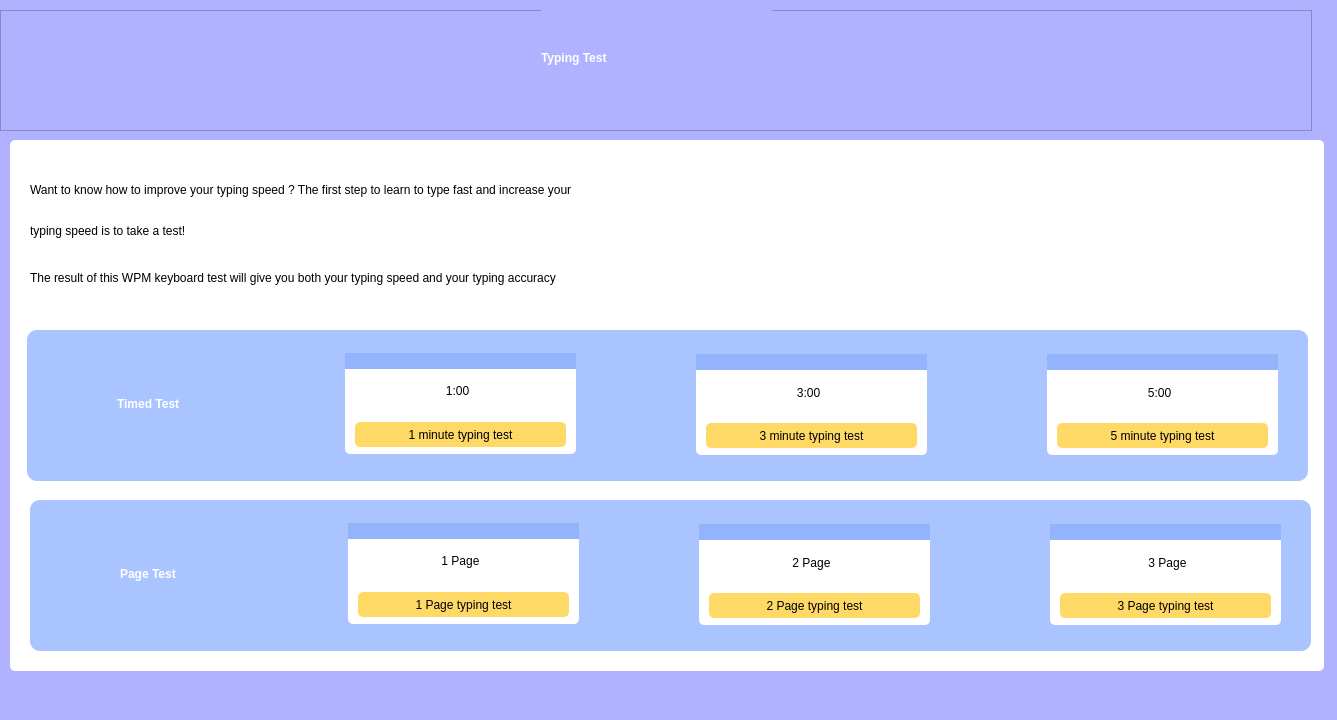
<?xml version="1.0" encoding="UTF-8"?>
<ui version="4.0">
 <class>MainWindow</class>
 <widget class="QMainWindow" name="MainWindow">
  <property name="geometry">
   <rect>
    <x>0</x>
    <y>0</y>
    <width>1337</width>
    <height>720</height>
   </rect>
  </property>
  <property name="maximumSize">
   <size>
    <width>1337</width>
    <height>720</height>
   </size>
  </property>
  <property name="windowTitle">
   <string>MainWindow</string>
  </property>
  <property name="styleSheet">
   <string notr="true">background-color: #B1B2FF;</string>
  </property>
  <widget class="QWidget" name="centralwidget">
   <widget class="QFrame" name="frame">
    <property name="geometry">
     <rect>
      <x>0</x>
      <y>10</y>
      <width>1312</width>
      <height>121</height>
     </rect>
    </property>
    <property name="styleSheet">
     <string notr="true">align-item: center;</string>
    </property>
    <property name="frameShape">
     <enum>QFrame::StyledPanel</enum>
    </property>
    <property name="frameShadow">
     <enum>QFrame::Raised</enum>
    </property>
    <widget class="QLabel" name="label">
     <property name="geometry">
      <rect>
       <x>541</x>
       <y>0</y>
       <width>231</width>
       <height>96</height>
      </rect>
     </property>
     <property name="styleSheet">
      <string notr="true">font: 63 48pt &quot;Bahnschrift SemiBold Condensed&quot;;
color: white;
font-weight: bold;</string>
     </property>
     <property name="text">
      <string>Typing Test</string>
     </property>
    </widget>
   </widget>
   <widget class="QWidget" name="main_container" native="true">
    <property name="geometry">
     <rect>
      <x>10</x>
      <y>140</y>
      <width>1314</width>
      <height>531</height>
     </rect>
    </property>
    <property name="styleSheet">
     <string notr="true">background-color: white;

border-radius: 5px;</string>
    </property>
    <widget class="QWidget" name="widget_2" native="true">
     <property name="geometry">
      <rect>
       <x>10</x>
       <y>20</y>
       <width>1301</width>
       <height>141</height>
      </rect>
     </property>
     <property name="styleSheet">
      <string notr="true"/>
     </property>
     <widget class="QLabel" name="label_2">
      <property name="geometry">
       <rect>
        <x>10</x>
        <y>10</y>
        <width>1291</width>
        <height>41</height>
       </rect>
      </property>
      <property name="styleSheet">
       <string notr="true">font: 63 20pt &quot;Bahnschrift&quot;;
color: black;
border: none;</string>
      </property>
      <property name="text">
       <string>&lt;html&gt;&lt;head/&gt;&lt;body&gt;&lt;p&gt;Want to know how to improve your typing speed ? The first step to learn to type fast and increase your&lt;/p&gt;&lt;/body&gt;&lt;/html&gt;</string>
      </property>
     </widget>
     <widget class="QLabel" name="label_3">
      <property name="geometry">
       <rect>
        <x>10</x>
        <y>50</y>
        <width>1271</width>
        <height>41</height>
       </rect>
      </property>
      <property name="styleSheet">
       <string notr="true">font: 63 20pt &quot;Bahnschrift&quot;;
color: black;
border: none;</string>
      </property>
      <property name="text">
       <string>typing speed is to take a test!</string>
      </property>
     </widget>
     <widget class="QLabel" name="label_4">
      <property name="geometry">
       <rect>
        <x>10</x>
        <y>98</y>
        <width>1271</width>
        <height>41</height>
       </rect>
      </property>
      <property name="styleSheet">
       <string notr="true">font: 63 20pt &quot;Bahnschrift&quot;;
color: black;
border: none;</string>
      </property>
      <property name="text">
       <string>&lt;html&gt;&lt;head/&gt;&lt;body&gt;&lt;p&gt;The result of this WPM keyboard test will give you both your typing speed and your typing accuracy&lt;/p&gt;&lt;/body&gt;&lt;/html&gt;</string>
      </property>
     </widget>
    </widget>
    <widget class="QFrame" name="frame_2">
     <property name="geometry">
      <rect>
       <x>17</x>
       <y>190</y>
       <width>1281</width>
       <height>151</height>
      </rect>
     </property>
     <property name="styleSheet">
      <string notr="true">background-color: #AAC4FF;
border-radius: 10px;</string>
     </property>
     <property name="frameShape">
      <enum>QFrame::StyledPanel</enum>
     </property>
     <property name="frameShadow">
      <enum>QFrame::Raised</enum>
     </property>
     <widget class="QLabel" name="time_test_label">
      <property name="geometry">
       <rect>
        <x>90</x>
        <y>43</y>
        <width>161</width>
        <height>61</height>
       </rect>
      </property>
      <property name="styleSheet">
       <string notr="true">font: 63 20pt &quot;Bahnschrift SemiBold&quot;;
color: white;
font-weight: bold;
</string>
      </property>
      <property name="text">
       <string>Timed Test</string>
      </property>
     </widget>
     <widget class="QWidget" name="widget_3" native="true">
      <property name="geometry">
       <rect>
        <x>318</x>
        <y>23</y>
        <width>231</width>
        <height>101</height>
       </rect>
      </property>
      <property name="styleSheet">
       <string notr="true">background-color:white;
border-radius: 5px;
</string>
      </property>
      <widget class="Line" name="line">
       <property name="geometry">
        <rect>
         <x>0</x>
         <y>0</y>
         <width>231</width>
         <height>16</height>
        </rect>
       </property>
       <property name="styleSheet">
        <string notr="true">background-color: #94B3FD;
border-radius: 0px;</string>
       </property>
       <property name="orientation">
        <enum>Qt::Horizontal</enum>
       </property>
      </widget>
      <widget class="QPushButton" name="min_1_btn">
       <property name="geometry">
        <rect>
         <x>10</x>
         <y>69</y>
         <width>211</width>
         <height>25</height>
        </rect>
       </property>
       <property name="styleSheet">
        <string notr="true">background-color: #FFD966;
font: 11pt &quot;Bahnschrift&quot;;</string>
       </property>
       <property name="text">
        <string>1 minute typing test</string>
       </property>
      </widget>
      <widget class="QLabel" name="min_1_label">
       <property name="geometry">
        <rect>
         <x>77</x>
         <y>23</y>
         <width>71</width>
         <height>31</height>
        </rect>
       </property>
       <property name="styleSheet">
        <string notr="true">font: 18pt &quot;OCR A Extended&quot;;
color: black;</string>
       </property>
       <property name="text">
        <string>&lt;html&gt;&lt;head/&gt;&lt;body&gt;&lt;p align=&quot;center&quot;&gt;1:00&lt;/p&gt;&lt;/body&gt;&lt;/html&gt;</string>
       </property>
      </widget>
     </widget>
     <widget class="QWidget" name="widget_4" native="true">
      <property name="geometry">
       <rect>
        <x>669</x>
        <y>24</y>
        <width>231</width>
        <height>101</height>
       </rect>
      </property>
      <property name="styleSheet">
       <string notr="true">background-color:white;
border-radius: 5px;
</string>
      </property>
      <widget class="Line" name="line_2">
       <property name="geometry">
        <rect>
         <x>0</x>
         <y>0</y>
         <width>231</width>
         <height>16</height>
        </rect>
       </property>
       <property name="styleSheet">
        <string notr="true">background-color: #94B3FD;
border-radius: 0px;</string>
       </property>
       <property name="orientation">
        <enum>Qt::Horizontal</enum>
       </property>
      </widget>
      <widget class="QPushButton" name="min_3_btn">
       <property name="geometry">
        <rect>
         <x>10</x>
         <y>69</y>
         <width>211</width>
         <height>25</height>
        </rect>
       </property>
       <property name="styleSheet">
        <string notr="true">background-color: #FFD966;
font: 11pt &quot;Bahnschrift&quot;;</string>
       </property>
       <property name="text">
        <string>3 minute typing test</string>
       </property>
      </widget>
      <widget class="QLabel" name="min_3_label">
       <property name="geometry">
        <rect>
         <x>77</x>
         <y>24</y>
         <width>71</width>
         <height>31</height>
        </rect>
       </property>
       <property name="styleSheet">
        <string notr="true">font: 18pt &quot;OCR A Extended&quot;;
color: black;</string>
       </property>
       <property name="text">
        <string>&lt;html&gt;&lt;head/&gt;&lt;body&gt;&lt;p align=&quot;center&quot;&gt;3:00&lt;/p&gt;&lt;/body&gt;&lt;/html&gt;</string>
       </property>
      </widget>
     </widget>
     <widget class="QWidget" name="widget_5" native="true">
      <property name="geometry">
       <rect>
        <x>1020</x>
        <y>24</y>
        <width>231</width>
        <height>101</height>
       </rect>
      </property>
      <property name="styleSheet">
       <string notr="true">background-color:white;
border-radius: 5px;
</string>
      </property>
      <widget class="Line" name="line_3">
       <property name="geometry">
        <rect>
         <x>0</x>
         <y>0</y>
         <width>231</width>
         <height>16</height>
        </rect>
       </property>
       <property name="styleSheet">
        <string notr="true">background-color: #94B3FD;
border-radius: 0px;</string>
       </property>
       <property name="orientation">
        <enum>Qt::Horizontal</enum>
       </property>
      </widget>
      <widget class="QPushButton" name="min_5_btn">
       <property name="geometry">
        <rect>
         <x>10</x>
         <y>69</y>
         <width>211</width>
         <height>25</height>
        </rect>
       </property>
       <property name="styleSheet">
        <string notr="true">background-color: #FFD966;
font: 11pt &quot;Bahnschrift&quot;;</string>
       </property>
       <property name="text">
        <string>5 minute typing test</string>
       </property>
      </widget>
      <widget class="QLabel" name="min_5_label">
       <property name="geometry">
        <rect>
         <x>77</x>
         <y>24</y>
         <width>71</width>
         <height>31</height>
        </rect>
       </property>
       <property name="styleSheet">
        <string notr="true">font: 18pt &quot;OCR A Extended&quot;;
color: black;</string>
       </property>
       <property name="text">
        <string>&lt;html&gt;&lt;head/&gt;&lt;body&gt;&lt;p align=&quot;center&quot;&gt;5:00&lt;/p&gt;&lt;/body&gt;&lt;/html&gt;</string>
       </property>
      </widget>
     </widget>
    </widget>
    <widget class="QFrame" name="frame_3">
     <property name="geometry">
      <rect>
       <x>20</x>
       <y>360</y>
       <width>1281</width>
       <height>151</height>
      </rect>
     </property>
     <property name="styleSheet">
      <string notr="true">background-color: #AAC4FF;
border-radius: 10px;</string>
     </property>
     <property name="frameShape">
      <enum>QFrame::StyledPanel</enum>
     </property>
     <property name="frameShadow">
      <enum>QFrame::Raised</enum>
     </property>
     <widget class="QLabel" name="page_test_label">
      <property name="geometry">
       <rect>
        <x>90</x>
        <y>43</y>
        <width>161</width>
        <height>61</height>
       </rect>
      </property>
      <property name="styleSheet">
       <string notr="true">font: 63 20pt &quot;Bahnschrift SemiBold&quot;;
color: white;
font-weight: bold;
</string>
      </property>
      <property name="text">
       <string>Page Test</string>
      </property>
     </widget>
     <widget class="QWidget" name="widget_6" native="true">
      <property name="geometry">
       <rect>
        <x>318</x>
        <y>23</y>
        <width>231</width>
        <height>101</height>
       </rect>
      </property>
      <property name="styleSheet">
       <string notr="true">background-color:white;
border-radius: 5px;
</string>
      </property>
      <widget class="Line" name="line_4">
       <property name="geometry">
        <rect>
         <x>0</x>
         <y>0</y>
         <width>231</width>
         <height>16</height>
        </rect>
       </property>
       <property name="styleSheet">
        <string notr="true">background-color: #94B3FD;
border-radius: 0px;</string>
       </property>
       <property name="orientation">
        <enum>Qt::Horizontal</enum>
       </property>
      </widget>
      <widget class="QPushButton" name="page_1_btn">
       <property name="geometry">
        <rect>
         <x>10</x>
         <y>69</y>
         <width>211</width>
         <height>25</height>
        </rect>
       </property>
       <property name="styleSheet">
        <string notr="true">background-color: #FFD966;
font: 11pt &quot;Bahnschrift&quot;;</string>
       </property>
       <property name="text">
        <string>1 Page typing test</string>
       </property>
      </widget>
      <widget class="QLabel" name="page_1_label">
       <property name="geometry">
        <rect>
         <x>57</x>
         <y>23</y>
         <width>111</width>
         <height>31</height>
        </rect>
       </property>
       <property name="styleSheet">
        <string notr="true">font: 18pt &quot;OCR A Extended&quot;;
color: black;</string>
       </property>
       <property name="text">
        <string>&lt;html&gt;&lt;head/&gt;&lt;body&gt;&lt;p align=&quot;center&quot;&gt;1 Page&lt;/p&gt;&lt;/body&gt;&lt;/html&gt;</string>
       </property>
      </widget>
     </widget>
     <widget class="QWidget" name="widget_7" native="true">
      <property name="geometry">
       <rect>
        <x>669</x>
        <y>24</y>
        <width>231</width>
        <height>101</height>
       </rect>
      </property>
      <property name="styleSheet">
       <string notr="true">background-color:white;
border-radius: 5px;
</string>
      </property>
      <widget class="Line" name="line_5">
       <property name="geometry">
        <rect>
         <x>0</x>
         <y>0</y>
         <width>231</width>
         <height>16</height>
        </rect>
       </property>
       <property name="styleSheet">
        <string notr="true">background-color: #94B3FD;
border-radius: 0px;</string>
       </property>
       <property name="orientation">
        <enum>Qt::Horizontal</enum>
       </property>
      </widget>
      <widget class="QPushButton" name="page_2_btn">
       <property name="geometry">
        <rect>
         <x>10</x>
         <y>69</y>
         <width>211</width>
         <height>25</height>
        </rect>
       </property>
       <property name="styleSheet">
        <string notr="true">background-color: #FFD966;
font: 11pt &quot;Bahnschrift&quot;;</string>
       </property>
       <property name="text">
        <string>2 Page typing test</string>
       </property>
      </widget>
      <widget class="QLabel" name="page_2_label">
       <property name="geometry">
        <rect>
         <x>57</x>
         <y>24</y>
         <width>111</width>
         <height>31</height>
        </rect>
       </property>
       <property name="styleSheet">
        <string notr="true">font: 18pt &quot;OCR A Extended&quot;;
color: black;</string>
       </property>
       <property name="text">
        <string>&lt;html&gt;&lt;head/&gt;&lt;body&gt;&lt;p align=&quot;center&quot;&gt;2 Page&lt;/p&gt;&lt;/body&gt;&lt;/html&gt;</string>
       </property>
      </widget>
     </widget>
     <widget class="QWidget" name="widget_8" native="true">
      <property name="geometry">
       <rect>
        <x>1020</x>
        <y>24</y>
        <width>231</width>
        <height>101</height>
       </rect>
      </property>
      <property name="styleSheet">
       <string notr="true">background-color:white;
border-radius: 5px;
</string>
      </property>
      <widget class="Line" name="line_6">
       <property name="geometry">
        <rect>
         <x>0</x>
         <y>0</y>
         <width>231</width>
         <height>16</height>
        </rect>
       </property>
       <property name="styleSheet">
        <string notr="true">background-color: #94B3FD;
border-radius: 0px;</string>
       </property>
       <property name="orientation">
        <enum>Qt::Horizontal</enum>
       </property>
      </widget>
      <widget class="QPushButton" name="page_3_btn">
       <property name="geometry">
        <rect>
         <x>10</x>
         <y>69</y>
         <width>211</width>
         <height>25</height>
        </rect>
       </property>
       <property name="styleSheet">
        <string notr="true">background-color: #FFD966;
font: 11pt &quot;Bahnschrift&quot;;</string>
       </property>
       <property name="text">
        <string>3 Page typing test</string>
       </property>
      </widget>
      <widget class="QLabel" name="page_3_label">
       <property name="geometry">
        <rect>
         <x>57</x>
         <y>24</y>
         <width>121</width>
         <height>31</height>
        </rect>
       </property>
       <property name="styleSheet">
        <string notr="true">font: 18pt &quot;OCR A Extended&quot;;
color: black;</string>
       </property>
       <property name="text">
        <string>&lt;html&gt;&lt;head/&gt;&lt;body&gt;&lt;p align=&quot;center&quot;&gt;3 Page&lt;/p&gt;&lt;/body&gt;&lt;/html&gt;</string>
       </property>
      </widget>
     </widget>
    </widget>
   </widget>
  </widget>
  <widget class="QMenuBar" name="menubar">
   <property name="geometry">
    <rect>
     <x>0</x>
     <y>0</y>
     <width>1337</width>
     <height>21</height>
    </rect>
   </property>
  </widget>
  <widget class="QStatusBar" name="statusbar"/>
 </widget>
 <resources/>
 <connections/>
</ui>
